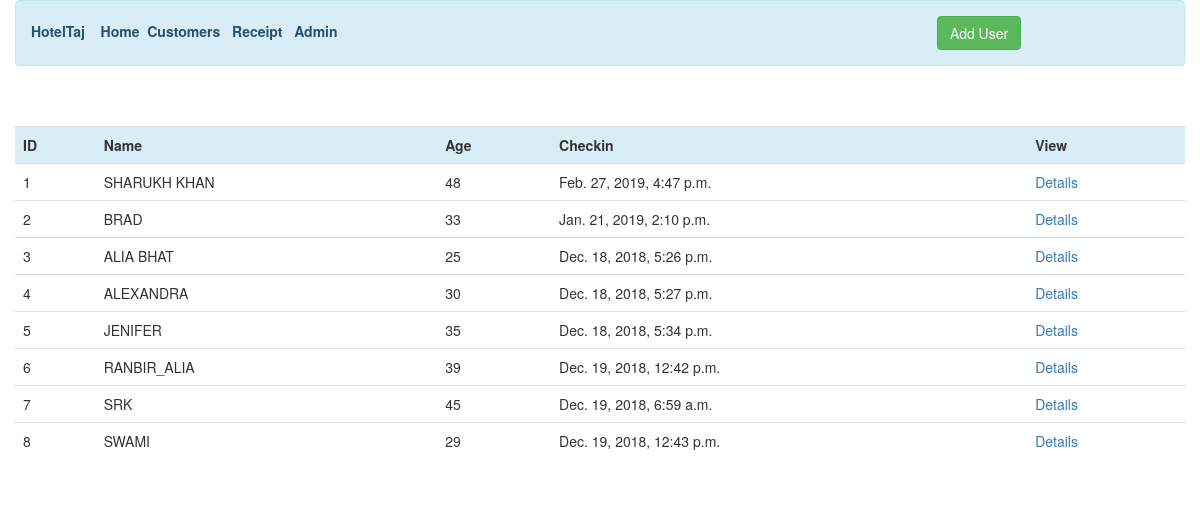
Screenshot of /customer/ with the database file from the repository.
### hotelapp/models.py (models this page shows, shortened)
class Customer(models.Model):
     name = models.CharField(max_length=256,blank=False)
     age = models.PositiveIntegerField()
     checkin = models.DateTimeField(auto_now=True,blank=True)
     phoneno = models.PositiveIntegerField()
     idproof = models.ImageField()
     reporting = models.ForeignKey(Manager,on_delete=models.CASCADE)
     Choices = (
         ('Normal','NORMAL'),
         ('Ac','AC'),
         ('Non-ac','NON-AC'),
         ('Delux','DELUX'),
         ('Delux Pro','DELUX PRO'),
         ('Super Delux','SUPER DELUX'),
         ('Suite','SUITE')
    )
     room = models.CharField(max_length=25,choices=Choices,null=True)
     Select = (
         ('net banking','Net banking'),
         ('debit card','Debit Card'),
         ('credit card','Credit Card'),
         ('paytm','PayTm')
     )
     payment_mode = models.CharField(max_length=20,choices=Select,null=True)

### hotelapp/views.py (the view)
# urls.py: path('customer/',views.Table.as_view(),name='customer'),
class Table(ListView):
    model = Customer
    template_name = 'table.html'

### templates/table.html (shortened to what this page needs)
{% extends 'base.html' %}
{% block content %}
<body>
<div class="container-fluid">
<br/><br/>
<table  class="table table-hover">
    <tr class="info">
    <th scope="col">ID</th>
    <th scope="col">Name</th>
    <th scope="col">Age</th>
        <th scope="col">Checkin</th>
        <th scope="col">View</th></tr>
    {% for person in customer_list %}
    <tr><td>{{person.id}}</td>
        <td>{{person.name}}</td>
        <td>{{person.age}}</td>
        <td>{{person.checkin}}</td>
        <td><a href="{{person.id}}">Details</a></td>
    </tr>
    {% endfor %}
</table>
</div>
</body>
{%  endblock  %}

### templates/base.html (shortened to what this page needs)
<!DOCTYPE html>
<html lang="en">
<head>
    <link rel="stylesheet" href="https://maxcdn.bootstrapcdn.com/bootstrap/3.3.7/css/bootstrap.min.css">
    </head>
<body>
<div class="container-fluid">
    <div class="alert alert-info" >
        <a href="{% url 'hotelapp:hotel' %}" class="alert-link" role="button" style="font-size:14px">HotelTaj</a>
        <a href="{% url 'hotelapp:home' %}" class="alert-link" role="button" style="font-size:14px">&nbsp;&nbsp;&nbsp;Home</a>
        <a href="{% url 'hotelapp:customer' %}" class="alert-link" role="button" style="font-size:14px">&nbsp;Customers</a>
        <a href="{% url 'hotelapp:receipt' %}" class="alert-link" role="button" style="font-size:14px">&nbsp;&nbsp;Receipt</a>
        <a href="{% url 'admin:index' %}" class="alert-link" role="button" style="font-size:14px">&nbsp;&nbsp;Admin</a>&nbsp;
         <a href="{% url 'hotelapp:create' %}"> <button type="button" class="btn btn-success">Add User</button></a>
    </div>
</div>
</body>
{% block content %}
{% endblock %}
</html>

### rows the page displays
Customer: id "1", name "SHARUKH KHAN", age "48", checkin "Feb. 27, 2019, 4:47 p.m."
Customer: id "2", name "BRAD", age "33", checkin "Jan. 21, 2019, 2:10 p.m."
Customer: id "3", name "ALIA BHAT", age "25", checkin "Dec. 18, 2018, 5:26 p.m."
Customer: id "4", name "ALEXANDRA", age "30", checkin "Dec. 18, 2018, 5:27 p.m."
Customer: id "5", name "JENIFER", age "35", checkin "Dec. 18, 2018, 5:34 p.m."
Customer: id "6", name "RANBIR_ALIA", age "39", checkin "Dec. 19, 2018, 12:42 p.m."
Customer: id "7", name "SRK", age "45", checkin "Dec. 19, 2018, 6:59 a.m."
Customer: id "8", name "SWAMI", age "29", checkin "Dec. 19, 2018, 12:43 p.m."
